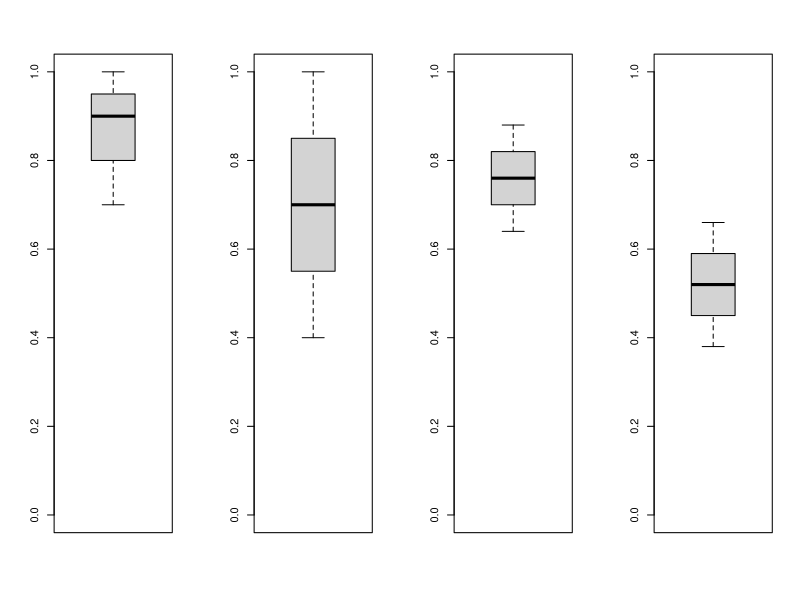

Reproduce this figure in R.
dat1 = factor(rep(c("Yes", "no"), c(9, 1)))
dat2 = factor(rep(c("Yes", "no"), c(7, 3)))
dat3 = factor(rep(c("Yes", "no"), c(38, 12)))
dat4 = factor(rep(c("Yes", "no"), c(26, 24)))
reps = 10000
out.vec1 = numeric(reps)
out.vec2 = numeric(reps)
out.vec3 = numeric(reps)
out.vec4 = numeric(reps)
for(i in 1:reps)
{
temp1 = sample(dat1, length(dat1), replace = T)
temp2 = sample(dat2, length(dat2), replace = T)
temp3 = sample(dat3, length(dat3), replace = T)
temp4 = sample(dat4, length(dat4), replace = T)
out.vec1[i] = table(temp1)[2]/length(temp1)
out.vec2[i] = table(temp2)[2]/length(temp2)
out.vec3[i] = table(temp3)[2]/length(temp3)
out.vec4[i] = table(temp4)[2]/length(temp4)
}
villA.10 = quantile(out.vec1, probs = c(0.025, 0.5, 0.975))
villB.10 = quantile(out.vec2, probs = c(0.025, 0.5, 0.975))
villA.50 = quantile(out.vec3, probs = c(0.025, 0.5, 0.975))
villB.50 = quantile(out.vec4, probs = c(0.025, 0.5, 0.975))
par(mfrow = c(1,4))
boxplot(villA.10, ylim = c(0,1))
boxplot(villB.10, ylim = c(0,1))
boxplot(villA.50, ylim = c(0,1))
boxplot(villB.50, ylim = c(0,1))
mean(out.vec1)
mean(out.vec2)
mean(out.vec3)
mean(out.vec4)






